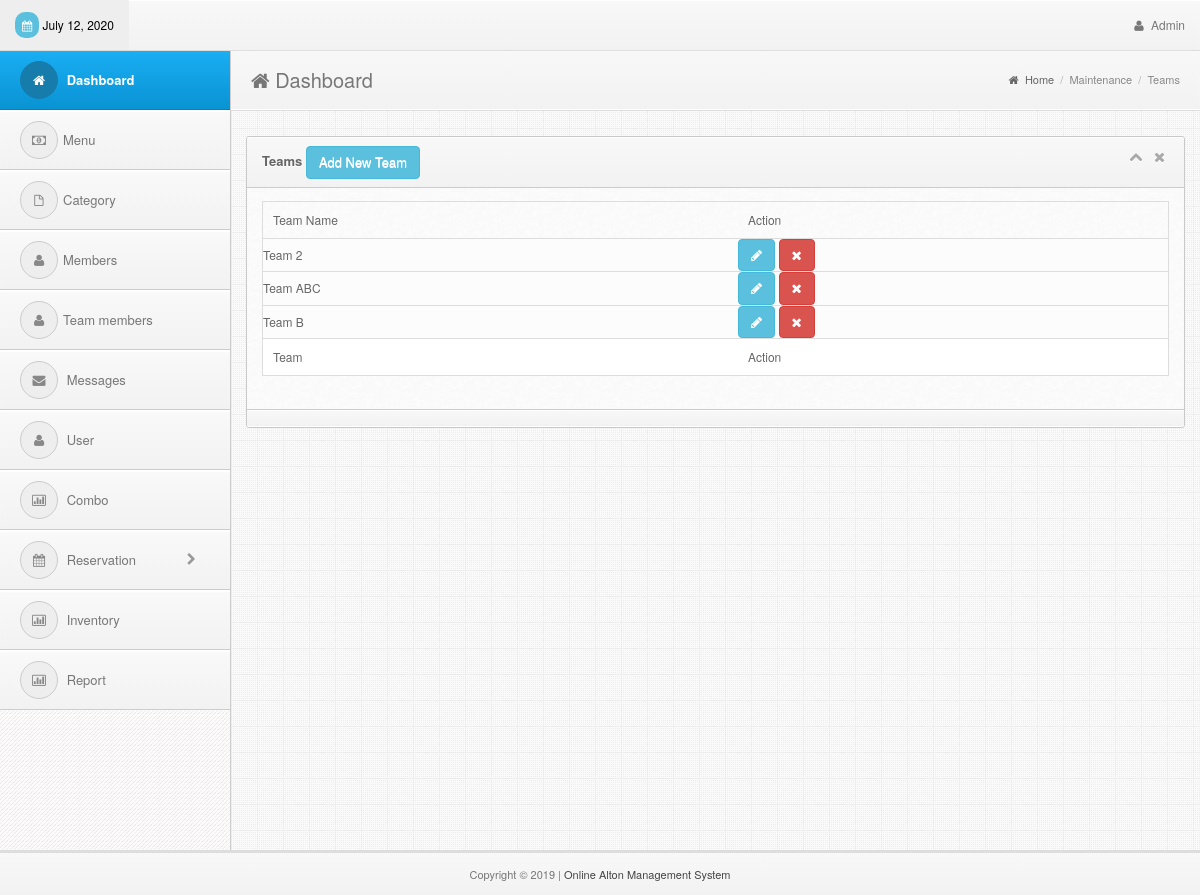
Page /admin/teams.php (signed in) on the committed database.
### tables this page shows
CREATE TABLE `team` (
  `team_id` int(11) NOT NULL AUTO_INCREMENT,
  `team_name` varchar(50) NOT NULL,
  PRIMARY KEY (`team_id`)
);

### admin/teams.php (the view, shortened to what this page needs)
<!DOCTYPE html>
<html lang="en">
<head>
  <?php include('../includes/links.php');?>
</head>
<body>
<div class="navbar navbar-fixed-top bs-docs-nav" role="banner">
    <div class="conjtainer">
      <?php include('../includes/topbar.php');?>
    </div>
  </div>
<div class="content" style="margin-top:10px">
    <?php include('../includes/sidebar.php');?>
    <div class="mainbar">
      <div class="page-head">
        <h2 class="pull-left"><i class="fa fa-home"></i> Dashboard</h2>
        <div class="bread-crumb pull-right">
          <a href="index.html"><i class="fa fa-home"></i> Home</a>
          <span class="divider">/</span>
          <a href="#" class="bread-current">Maintenance</a>
          <span class="divider">/</span>
          <a href="#" class="bread-current">Teams</a>
        </div>
        <div class="clearfix"></div>
      </div>
      <div class="matter">
        <div class="container">
          <div class="row">
            <div class="col-md-12">
              <div class="widget">
                <div class="widget-head">
                  <div class="pull-left"> Teams
                    <a href="#addModal" class="btn btn-info" data-toggle="modal">Add New Team</a>
                  </div>
                  <div class="widget-icons pull-right">
                    <a href="#" class="wminimize"><i class="fa fa-chevron-up"></i></a>
                    <a href="#" class="wclose"><i class="fa fa-times"></i></a>
                  </div>
                  <div class="clearfix"></div>
                </div>
                <div class="widget-content">
                  <div class="padd">
              <div class="page-tables">
                <div class="table-responsive">
                  <table cellpadding="0" cellspacing="0" border="0" id="data-table" width="100%">
                    <thead>
                      <tr>
                        <th>Team Name</th>
                        <th>Action</th>
                      </tr>
                    </thead>
                    <tbody>
<?php
include('../includes/dbcon.php');
    $query=mysqli_query($con,"select * from team order by team_name")or die(mysqli_error($con));
      while ($row=mysqli_fetch_array($query)){
        $id=$row['team_id'];
        $team=$row['team_name'];
?>
                      <tr>
                        <td><?php echo $team;?></td>
                        <td>
                              <a href="#myModal" class="btn btn-info" data-target="#update<?php echo $id;?>" data-toggle="modal">
                                <i class="fa fa-pencil"></i>
                              </a>
                              <a href="#delete" class="btn btn-danger" data-target="#delete<?php echo $id;?>" data-toggle="modal">
                                <i class="fa fa-times"></i>
                              </a>
                        </td>
                      </tr>
<?php }?>
                    </tbody>
                    <tfoot>
                      <tr>
                        <th>Team</th>
                        <th>Action</th>
                      </tr>
                    </tfoot>
                  </table>
                </div>
                </div>
              </div>
                  </div>
                  <div class="widget-foot">
                  </div>
                </div>
              </div>
            </div>
          </div>
        </div>
      </div>
    </div>
<?php include('../includes/footer.php');?>
</body>
</html>

### admin/css/style.css (style rules this page uses)
body { font-size: 12px; line-height: 22px; color: #666; border-top: 3px solid #eee; background:#343434 url("../img/back.png") repeat; padding-top: 37px; -webkit-font-smoothing: antialiased; }
h1,h2,h3,h4,h5,h6 { padding: 2px 0px; margin: 2px 0px; color: #777; }
h2 { font-size: 25px; line-height: 35px; }
a { color: #026b9c; }
.navbar * { font-weight: normal !important; text-shadow:none !important; }
.navbar { background-color: #f8f8f8; background: -webkit-gradient(linear, left top, left bottom, from(#f8f8f8), to(#f2f2f2)); background: -webkit-linear-gradient(top, #f8f8f8, #f2f2f2); background: -moz-linear-gradient(top, #f8f8f8, #f2f2f2); background: -ms-linear-gradient(top, #f8f8f8, #f2f2f2); background: -o-linear-gradient(top, #f8f8f8, #f2f2f2); background: linear-gradient(top, #f8f8f8, #f2f2f2); border-bottom: 1px solid #ddd; box-shadow: inset 0px 1px 1px #fff; }
.mainbar { position: relative; margin-left: 230px; margin-right: 0px; width: auto; background:#eee url("../img/main-back.png") repeat; border-left: 1px solid #ccc; z-index: 50; min-height: 800px; }
.mainbar .container { max-width:100% !important; width: 100% !important; }
.page-tables #data-table { margin-bottom: 20px; }
.page-tables #data-table { border:1px solid #ddd; }
.page-tables table#data-table thead th { padding:7px 10px; font-weight:normal; border-bottom:0px; }
.page-tables table#data-table tfoot th { border-top:1px solid #ddd; padding:7px 10px; font-weight:normal; background:#fff; }
.page-tables table#data-table td { background:#fcfcfc; border-top:1px solid #ddd; }
.mainbar .page-head { background-color: #f8f8f8; background: -webkit-gradient(linear, left top, left bottom, from(#f8f8f8), to(#f2f2f2)); background: -webkit-linear-gradient(top, #f8f8f8, #f2f2f2); background: -moz-linear-gradient(top, #f8f8f8, #f2f2f2); background: -ms-linear-gradient(top, #f8f8f8, #f2f2f2); background: -o-linear-gradient(top, #f8f8f8, #f2f2f2); background: linear-gradient(top, #f8f8f8, #f2f2f2); padding: 8px 20px; border-bottom: 1px solid #fff; box-shadow: inset 0px 1px 1px #fff; }
.mainbar .page-head h2 { font-weight: normal; font-size: 20px; }
.mainbar .bread-crumb { font-size: 11px; margin-top: 10px; color: #aaa; }
.mainbar .bread-crumb i { margin-right: 3px; }
.mainbar .bread-crumb .divider { margin: 0px 3px; }
.mainbar .bread-crumb a { color: #666; }
.mainbar .bread-crumb a.bread-current { color: #888; }
.mainbar .matter { border-top: 1px solid #ddd; padding: 15px 0px; }
.widget { border: 1px solid #c9c9c9; border-radius: 3px; margin-top: 10px; margin-bottom: 20px; background: #fafafa url('../img/cream.png') repeat; }
.widget .padd, .modal-body { padding: 13px 15px; }
.widget .widget-head,.modal-header { background-color: #f8f8f8; background: -webkit-gradient(linear, left top, left bottom, from(#f8f8f8), to(#f2f2f2)); background: -webkit-linear-gradient(top, #f8f8f8, #f2f2f2); background: -moz-linear-gradient(top, #f8f8f8, #f2f2f2); background: -ms-linear-gradient(top, #f8f8f8, #f2f2f2); background: -o-linear-gradient(top, #f8f8f8, #f2f2f2); background: linear-gradient(top, #f8f8f8, #f2f2f2); border-top-right-radius: 3px; border-top-left-radius: 3px; text-shadow:0px 1px #fff; border-bottom: 1px solid #ccc; border-top: 1px solid #fff; color: #666; font-size: 13px; font-weight: bold; padding: 8px 15px; }
.widget .widget-head .widget-icons i { font-size: 14px; margin: 0px 4px; }
.widget .widget-head .widget-icons a { color: #aaa; }
.widget .widget-foot, .modal-footer { background-color: #f8f8f8; background: -webkit-gradient(linear, left top, left bottom, from(#f8f8f8), to(#f2f2f2)); background: -webkit-linear-gradient(top, #f8f8f8, #f2f2f2); background: -moz-linear-gradient(top, #f8f8f8, #f2f2f2); background: -ms-linear-gradient(top, #f8f8f8, #f2f2f2); background: -o-linear-gradient(top, #f8f8f8, #f2f2f2); background: linear-gradient(top, #f8f8f8, #f2f2f2); border-bottom-right-radius: 3px; border-bottom-left-radius: 3px; text-shadow:0px 1px #fff; border-bottom: 1px solid #fff; border-top: 1px solid #ccc; padding: 8px 15px; font-size: 12px; color: #555; box-shadow: inset 0px 1px 1px #fff; }

### rows in the picture
team: team_name "Team 2"
team: team_name "Team ABC"
team: team_name "Team B"
